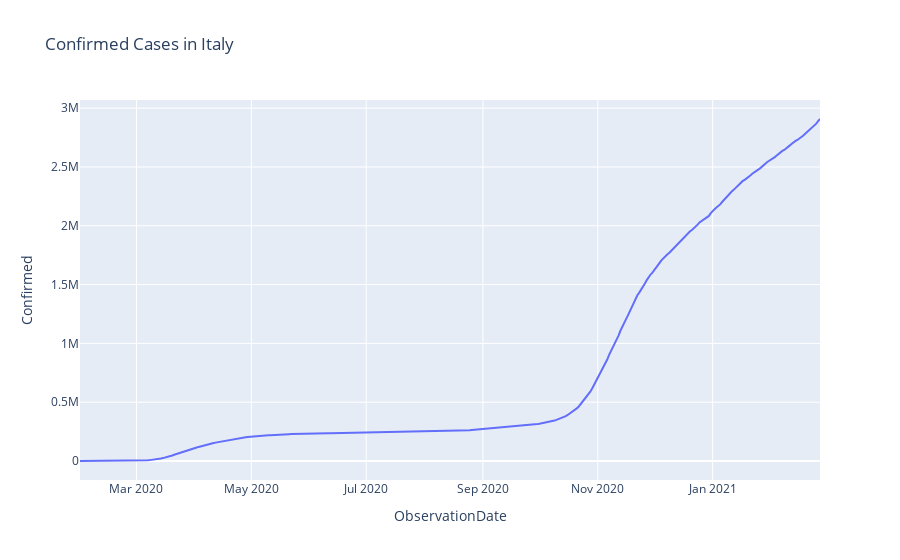
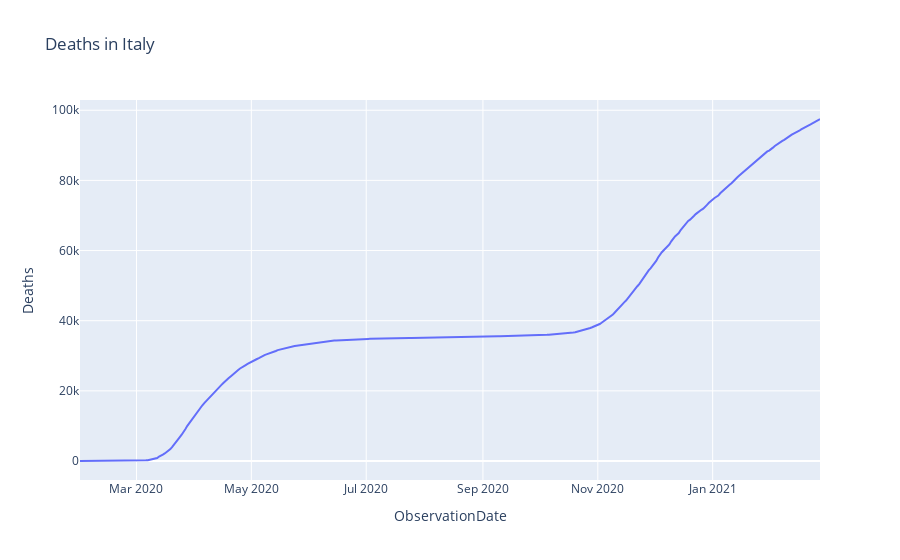
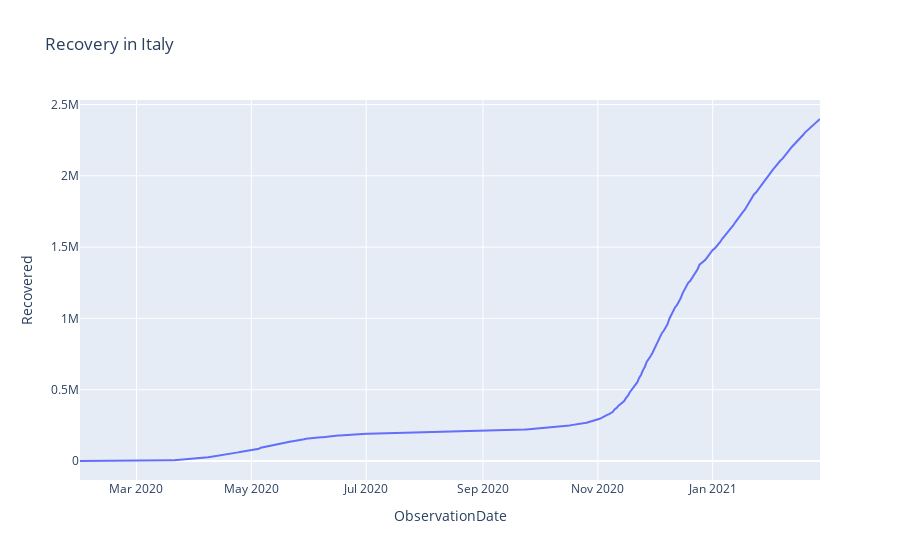
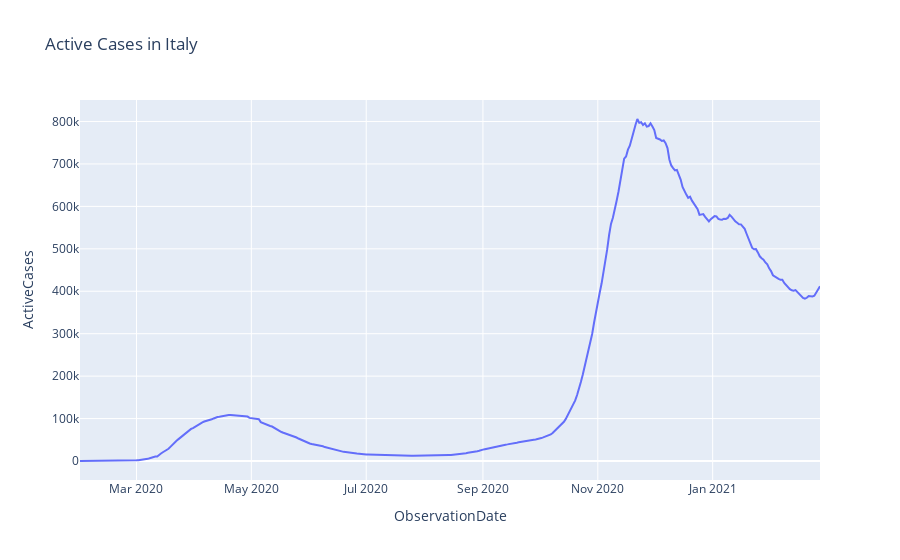

The notebook cell saved with these charts, in order:
### Markdown cell above
Italy's Trend Visualization: Individual trend

### Code cell
#Group by date
df_italy=df_italy.groupby(['ObservationDate']).sum().reset_index()
df_italy['Week'] = df_italy['ObservationDate'].dt.isocalendar().week
df_italy.head()
#Visualizing Number of Confirmed cases , Deaths and Recovery in italy
fig1=px.line(df_italy,x='ObservationDate',y='Confirmed',title='Confirmed Cases in Italy')
fig2=px.line(df_italy,x='ObservationDate',y='Deaths',title='Deaths in Italy')
fig3=px.line(df_italy,x='ObservationDate',y='Recovered',title='Recovery in Italy')
fig4=px.line(df_italy,x='ObservationDate',y='ActiveCases',title='Active Cases in Italy')
fig1.show()
fig2.show()
fig3.show()
fig4.show()

### Figure 1 — Plotly figure (JSON) as saved in the notebook; plotly's stock layout.template omitted (floating-point values rounded to 4 significant figures; data arrays with more than 128 entries replaced by an {"elided": "..."} marker saying what was removed)
{"data": [{"hovertemplate": "ObservationDate=%{x}<br>Confirmed=%{y}<extra></extra>", "legendgroup": "", "line": {"color": "#636efa", "dash": "solid"}, "marker": {"symbol": "circle"}, "mode": "lines", "name": "", "orientation": "v", "showlegend": false, "type": "scatter", "x": {"elided": "394 str values"}, "xaxis": "x", "y": {"elided": "394 int values"}, "yaxis": "y"}], "layout": {"legend": {"tracegroupgap": 0}, "title": {"text": "Confirmed Cases in Italy"}, "xaxis": {"anchor": "y", "domain": [0, 1], "title": {"text": "ObservationDate"}}, "yaxis": {"anchor": "x", "domain": [0, 1], "title": {"text": "Confirmed"}}}}

### Figure 2 — Plotly figure (JSON) as saved in the notebook; plotly's stock layout.template omitted (floating-point values rounded to 4 significant figures; data arrays with more than 128 entries replaced by an {"elided": "..."} marker saying what was removed)
{"data": [{"hovertemplate": "ObservationDate=%{x}<br>Deaths=%{y}<extra></extra>", "legendgroup": "", "line": {"color": "#636efa", "dash": "solid"}, "marker": {"symbol": "circle"}, "mode": "lines", "name": "", "orientation": "v", "showlegend": false, "type": "scatter", "x": {"elided": "394 str values"}, "xaxis": "x", "y": {"elided": "394 int values"}, "yaxis": "y"}], "layout": {"legend": {"tracegroupgap": 0}, "title": {"text": "Deaths in Italy"}, "xaxis": {"anchor": "y", "domain": [0, 1], "title": {"text": "ObservationDate"}}, "yaxis": {"anchor": "x", "domain": [0, 1], "title": {"text": "Deaths"}}}}

### Figure 3 — Plotly figure (JSON) as saved in the notebook; plotly's stock layout.template omitted (floating-point values rounded to 4 significant figures; data arrays with more than 128 entries replaced by an {"elided": "..."} marker saying what was removed)
{"data": [{"hovertemplate": "ObservationDate=%{x}<br>Recovered=%{y}<extra></extra>", "legendgroup": "", "line": {"color": "#636efa", "dash": "solid"}, "marker": {"symbol": "circle"}, "mode": "lines", "name": "", "orientation": "v", "showlegend": false, "type": "scatter", "x": {"elided": "394 str values"}, "xaxis": "x", "y": {"elided": "394 int values"}, "yaxis": "y"}], "layout": {"legend": {"tracegroupgap": 0}, "title": {"text": "Recovery in Italy"}, "xaxis": {"anchor": "y", "domain": [0, 1], "title": {"text": "ObservationDate"}}, "yaxis": {"anchor": "x", "domain": [0, 1], "title": {"text": "Recovered"}}}}

### Figure 4 — Plotly figure (JSON) as saved in the notebook; plotly's stock layout.template omitted (floating-point values rounded to 4 significant figures; data arrays with more than 128 entries replaced by an {"elided": "..."} marker saying what was removed)
{"data": [{"hovertemplate": "ObservationDate=%{x}<br>ActiveCases=%{y}<extra></extra>", "legendgroup": "", "line": {"color": "#636efa", "dash": "solid"}, "marker": {"symbol": "circle"}, "mode": "lines", "name": "", "orientation": "v", "showlegend": false, "type": "scatter", "x": {"elided": "394 str values"}, "xaxis": "x", "y": {"elided": "394 int values"}, "yaxis": "y"}], "layout": {"legend": {"tracegroupgap": 0}, "title": {"text": "Active Cases in Italy"}, "xaxis": {"anchor": "y", "domain": [0, 1], "title": {"text": "ObservationDate"}}, "yaxis": {"anchor": "x", "domain": [0, 1], "title": {"text": "ActiveCases"}}}}
